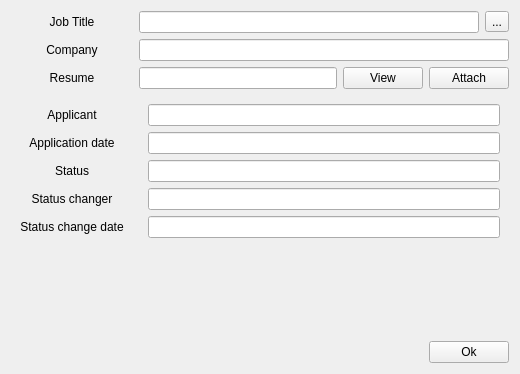
<?xml version="1.0" encoding="UTF-8"?>
<ui version="4.0">
 <class>ApplicationDialog</class>
 <widget class="QWidget" name="ApplicationDialog">
  <property name="geometry">
   <rect>
    <x>0</x>
    <y>0</y>
    <width>520</width>
    <height>374</height>
   </rect>
  </property>
  <property name="windowTitle">
   <string>Application</string>
  </property>
  <layout class="QGridLayout" name="gridLayout">
   <item row="0" column="0">
    <widget class="QLabel" name="jobTitleLable">
     <property name="text">
      <string>Job Title</string>
     </property>
     <property name="alignment">
      <set>Qt::AlignCenter</set>
     </property>
    </widget>
   </item>
   <item row="1" column="0">
    <widget class="QLabel" name="companyLabel">
     <property name="text">
      <string>Company</string>
     </property>
     <property name="alignment">
      <set>Qt::AlignCenter</set>
     </property>
    </widget>
   </item>
   <item row="0" column="1">
    <layout class="QHBoxLayout" name="jobTitleLayout">
     <item>
      <widget class="QLineEdit" name="jobTitleEdit">
       <property name="readOnly">
        <bool>true</bool>
       </property>
      </widget>
     </item>
     <item>
      <widget class="QToolButton" name="viewJobTitleButton">
       <property name="text">
        <string>...</string>
       </property>
      </widget>
     </item>
    </layout>
   </item>
   <item row="4" column="1" rowspan="5">
    <widget class="QWidget" name="notEditableWidgets" native="true">
     <layout class="QVBoxLayout" name="verticalLayout">
      <item>
       <widget class="QLineEdit" name="applicantEdit">
        <property name="readOnly">
         <bool>true</bool>
        </property>
       </widget>
      </item>
      <item>
       <widget class="QLineEdit" name="applicationDateEdit">
        <property name="readOnly">
         <bool>true</bool>
        </property>
       </widget>
      </item>
      <item>
       <widget class="QLineEdit" name="statusEdit">
        <property name="readOnly">
         <bool>true</bool>
        </property>
       </widget>
      </item>
      <item>
       <widget class="QLineEdit" name="statusChangerEdit">
        <property name="readOnly">
         <bool>true</bool>
        </property>
       </widget>
      </item>
      <item>
       <widget class="QLineEdit" name="statusChangeDateEdit">
        <property name="readOnly">
         <bool>true</bool>
        </property>
       </widget>
      </item>
     </layout>
    </widget>
   </item>
   <item row="10" column="1">
    <layout class="QHBoxLayout" name="horizontalLayout_3">
     <item>
      <spacer name="horizontalSpacer">
       <property name="orientation">
        <enum>Qt::Horizontal</enum>
       </property>
       <property name="sizeHint" stdset="0">
        <size>
         <width>40</width>
         <height>20</height>
        </size>
       </property>
      </spacer>
     </item>
     <item>
      <widget class="QPushButton" name="okButton">
       <property name="text">
        <string>Ok</string>
       </property>
      </widget>
     </item>
    </layout>
   </item>
   <item row="1" column="1">
    <widget class="QLineEdit" name="companyEdit">
     <property name="readOnly">
      <bool>true</bool>
     </property>
    </widget>
   </item>
   <item row="4" column="0" rowspan="5">
    <widget class="QWidget" name="notEditableLables" native="true">
     <layout class="QVBoxLayout" name="verticalLayout_2">
      <item>
       <widget class="QLabel" name="applicantLabel">
        <property name="text">
         <string>Applicant</string>
        </property>
        <property name="alignment">
         <set>Qt::AlignCenter</set>
        </property>
       </widget>
      </item>
      <item>
       <widget class="QLabel" name="applicationDateLabel">
        <property name="text">
         <string>Application date</string>
        </property>
        <property name="alignment">
         <set>Qt::AlignCenter</set>
        </property>
       </widget>
      </item>
      <item>
       <widget class="QLabel" name="statusLabel">
        <property name="text">
         <string>Status</string>
        </property>
        <property name="alignment">
         <set>Qt::AlignCenter</set>
        </property>
       </widget>
      </item>
      <item>
       <widget class="QLabel" name="statusChangerLabel">
        <property name="text">
         <string>Status changer</string>
        </property>
        <property name="alignment">
         <set>Qt::AlignCenter</set>
        </property>
       </widget>
      </item>
      <item>
       <widget class="QLabel" name="statusChangeDateLabel">
        <property name="text">
         <string>Status change date</string>
        </property>
        <property name="alignment">
         <set>Qt::AlignCenter</set>
        </property>
       </widget>
      </item>
     </layout>
    </widget>
   </item>
   <item row="2" column="0">
    <widget class="QLabel" name="resumeLabel">
     <property name="text">
      <string>Resume</string>
     </property>
     <property name="alignment">
      <set>Qt::AlignCenter</set>
     </property>
    </widget>
   </item>
   <item row="2" column="1">
    <layout class="QHBoxLayout" name="resumeLayout">
     <item>
      <widget class="QLineEdit" name="resumeEdit">
       <property name="readOnly">
        <bool>true</bool>
       </property>
      </widget>
     </item>
     <item>
      <widget class="QPushButton" name="viewResumeButton">
       <property name="text">
        <string>View</string>
       </property>
      </widget>
     </item>
     <item>
      <widget class="QPushButton" name="attachResumeButton">
       <property name="text">
        <string>Attach</string>
       </property>
      </widget>
     </item>
    </layout>
   </item>
   <item row="9" column="1">
    <spacer name="verticalSpacer">
     <property name="orientation">
      <enum>Qt::Vertical</enum>
     </property>
     <property name="sizeHint" stdset="0">
      <size>
       <width>20</width>
       <height>40</height>
      </size>
     </property>
    </spacer>
   </item>
  </layout>
 </widget>
 <resources/>
 <connections/>
</ui>
